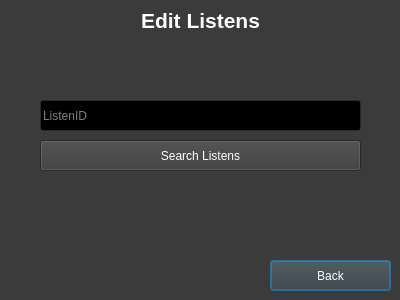
<?xml version="1.0" encoding="UTF-8"?>
<ui version="4.0">
 <class>editlistens</class>
 <widget class="QDialog" name="editlistens">
  <property name="geometry">
   <rect>
    <x>0</x>
    <y>0</y>
    <width>400</width>
    <height>300</height>
   </rect>
  </property>
  <property name="palette">
   <palette>
    <active>
     <colorrole role="WindowText">
      <brush brushstyle="SolidPattern">
       <color alpha="255">
        <red>255</red>
        <green>255</green>
        <blue>255</blue>
       </color>
      </brush>
     </colorrole>
     <colorrole role="Button">
      <brush brushstyle="SolidPattern">
       <color alpha="255">
        <red>59</red>
        <green>59</green>
        <blue>59</blue>
       </color>
      </brush>
     </colorrole>
     <colorrole role="Light">
      <brush brushstyle="SolidPattern">
       <color alpha="255">
        <red>88</red>
        <green>88</green>
        <blue>88</blue>
       </color>
      </brush>
     </colorrole>
     <colorrole role="Midlight">
      <brush brushstyle="SolidPattern">
       <color alpha="255">
        <red>73</red>
        <green>73</green>
        <blue>73</blue>
       </color>
      </brush>
     </colorrole>
     <colorrole role="Dark">
      <brush brushstyle="SolidPattern">
       <color alpha="255">
        <red>29</red>
        <green>29</green>
        <blue>29</blue>
       </color>
      </brush>
     </colorrole>
     <colorrole role="Mid">
      <brush brushstyle="SolidPattern">
       <color alpha="255">
        <red>39</red>
        <green>39</green>
        <blue>39</blue>
       </color>
      </brush>
     </colorrole>
     <colorrole role="Text">
      <brush brushstyle="SolidPattern">
       <color alpha="255">
        <red>255</red>
        <green>255</green>
        <blue>255</blue>
       </color>
      </brush>
     </colorrole>
     <colorrole role="BrightText">
      <brush brushstyle="SolidPattern">
       <color alpha="255">
        <red>255</red>
        <green>255</green>
        <blue>255</blue>
       </color>
      </brush>
     </colorrole>
     <colorrole role="ButtonText">
      <brush brushstyle="SolidPattern">
       <color alpha="255">
        <red>255</red>
        <green>255</green>
        <blue>255</blue>
       </color>
      </brush>
     </colorrole>
     <colorrole role="Base">
      <brush brushstyle="SolidPattern">
       <color alpha="255">
        <red>0</red>
        <green>0</green>
        <blue>0</blue>
       </color>
      </brush>
     </colorrole>
     <colorrole role="Window">
      <brush brushstyle="SolidPattern">
       <color alpha="255">
        <red>59</red>
        <green>59</green>
        <blue>59</blue>
       </color>
      </brush>
     </colorrole>
     <colorrole role="Shadow">
      <brush brushstyle="SolidPattern">
       <color alpha="255">
        <red>0</red>
        <green>0</green>
        <blue>0</blue>
       </color>
      </brush>
     </colorrole>
     <colorrole role="AlternateBase">
      <brush brushstyle="SolidPattern">
       <color alpha="255">
        <red>29</red>
        <green>29</green>
        <blue>29</blue>
       </color>
      </brush>
     </colorrole>
     <colorrole role="ToolTipBase">
      <brush brushstyle="SolidPattern">
       <color alpha="255">
        <red>255</red>
        <green>255</green>
        <blue>220</blue>
       </color>
      </brush>
     </colorrole>
     <colorrole role="ToolTipText">
      <brush brushstyle="SolidPattern">
       <color alpha="255">
        <red>0</red>
        <green>0</green>
        <blue>0</blue>
       </color>
      </brush>
     </colorrole>
    </active>
    <inactive>
     <colorrole role="WindowText">
      <brush brushstyle="SolidPattern">
       <color alpha="255">
        <red>255</red>
        <green>255</green>
        <blue>255</blue>
       </color>
      </brush>
     </colorrole>
     <colorrole role="Button">
      <brush brushstyle="SolidPattern">
       <color alpha="255">
        <red>59</red>
        <green>59</green>
        <blue>59</blue>
       </color>
      </brush>
     </colorrole>
     <colorrole role="Light">
      <brush brushstyle="SolidPattern">
       <color alpha="255">
        <red>88</red>
        <green>88</green>
        <blue>88</blue>
       </color>
      </brush>
     </colorrole>
     <colorrole role="Midlight">
      <brush brushstyle="SolidPattern">
       <color alpha="255">
        <red>73</red>
        <green>73</green>
        <blue>73</blue>
       </color>
      </brush>
     </colorrole>
     <colorrole role="Dark">
      <brush brushstyle="SolidPattern">
       <color alpha="255">
        <red>29</red>
        <green>29</green>
        <blue>29</blue>
       </color>
      </brush>
     </colorrole>
     <colorrole role="Mid">
      <brush brushstyle="SolidPattern">
       <color alpha="255">
        <red>39</red>
        <green>39</green>
        <blue>39</blue>
       </color>
      </brush>
     </colorrole>
     <colorrole role="Text">
      <brush brushstyle="SolidPattern">
       <color alpha="255">
        <red>255</red>
        <green>255</green>
        <blue>255</blue>
       </color>
      </brush>
     </colorrole>
     <colorrole role="BrightText">
      <brush brushstyle="SolidPattern">
       <color alpha="255">
        <red>255</red>
        <green>255</green>
        <blue>255</blue>
       </color>
      </brush>
     </colorrole>
     <colorrole role="ButtonText">
      <brush brushstyle="SolidPattern">
       <color alpha="255">
        <red>255</red>
        <green>255</green>
        <blue>255</blue>
       </color>
      </brush>
     </colorrole>
     <colorrole role="Base">
      <brush brushstyle="SolidPattern">
       <color alpha="255">
        <red>0</red>
        <green>0</green>
        <blue>0</blue>
       </color>
      </brush>
     </colorrole>
     <colorrole role="Window">
      <brush brushstyle="SolidPattern">
       <color alpha="255">
        <red>59</red>
        <green>59</green>
        <blue>59</blue>
       </color>
      </brush>
     </colorrole>
     <colorrole role="Shadow">
      <brush brushstyle="SolidPattern">
       <color alpha="255">
        <red>0</red>
        <green>0</green>
        <blue>0</blue>
       </color>
      </brush>
     </colorrole>
     <colorrole role="AlternateBase">
      <brush brushstyle="SolidPattern">
       <color alpha="255">
        <red>29</red>
        <green>29</green>
        <blue>29</blue>
       </color>
      </brush>
     </colorrole>
     <colorrole role="ToolTipBase">
      <brush brushstyle="SolidPattern">
       <color alpha="255">
        <red>255</red>
        <green>255</green>
        <blue>220</blue>
       </color>
      </brush>
     </colorrole>
     <colorrole role="ToolTipText">
      <brush brushstyle="SolidPattern">
       <color alpha="255">
        <red>0</red>
        <green>0</green>
        <blue>0</blue>
       </color>
      </brush>
     </colorrole>
    </inactive>
    <disabled>
     <colorrole role="WindowText">
      <brush brushstyle="SolidPattern">
       <color alpha="255">
        <red>29</red>
        <green>29</green>
        <blue>29</blue>
       </color>
      </brush>
     </colorrole>
     <colorrole role="Button">
      <brush brushstyle="SolidPattern">
       <color alpha="255">
        <red>59</red>
        <green>59</green>
        <blue>59</blue>
       </color>
      </brush>
     </colorrole>
     <colorrole role="Light">
      <brush brushstyle="SolidPattern">
       <color alpha="255">
        <red>88</red>
        <green>88</green>
        <blue>88</blue>
       </color>
      </brush>
     </colorrole>
     <colorrole role="Midlight">
      <brush brushstyle="SolidPattern">
       <color alpha="255">
        <red>73</red>
        <green>73</green>
        <blue>73</blue>
       </color>
      </brush>
     </colorrole>
     <colorrole role="Dark">
      <brush brushstyle="SolidPattern">
       <color alpha="255">
        <red>29</red>
        <green>29</green>
        <blue>29</blue>
       </color>
      </brush>
     </colorrole>
     <colorrole role="Mid">
      <brush brushstyle="SolidPattern">
       <color alpha="255">
        <red>39</red>
        <green>39</green>
        <blue>39</blue>
       </color>
      </brush>
     </colorrole>
     <colorrole role="Text">
      <brush brushstyle="SolidPattern">
       <color alpha="255">
        <red>29</red>
        <green>29</green>
        <blue>29</blue>
       </color>
      </brush>
     </colorrole>
     <colorrole role="BrightText">
      <brush brushstyle="SolidPattern">
       <color alpha="255">
        <red>255</red>
        <green>255</green>
        <blue>255</blue>
       </color>
      </brush>
     </colorrole>
     <colorrole role="ButtonText">
      <brush brushstyle="SolidPattern">
       <color alpha="255">
        <red>29</red>
        <green>29</green>
        <blue>29</blue>
       </color>
      </brush>
     </colorrole>
     <colorrole role="Base">
      <brush brushstyle="SolidPattern">
       <color alpha="255">
        <red>59</red>
        <green>59</green>
        <blue>59</blue>
       </color>
      </brush>
     </colorrole>
     <colorrole role="Window">
      <brush brushstyle="SolidPattern">
       <color alpha="255">
        <red>59</red>
        <green>59</green>
        <blue>59</blue>
       </color>
      </brush>
     </colorrole>
     <colorrole role="Shadow">
      <brush brushstyle="SolidPattern">
       <color alpha="255">
        <red>0</red>
        <green>0</green>
        <blue>0</blue>
       </color>
      </brush>
     </colorrole>
     <colorrole role="AlternateBase">
      <brush brushstyle="SolidPattern">
       <color alpha="255">
        <red>59</red>
        <green>59</green>
        <blue>59</blue>
       </color>
      </brush>
     </colorrole>
     <colorrole role="ToolTipBase">
      <brush brushstyle="SolidPattern">
       <color alpha="255">
        <red>255</red>
        <green>255</green>
        <blue>220</blue>
       </color>
      </brush>
     </colorrole>
     <colorrole role="ToolTipText">
      <brush brushstyle="SolidPattern">
       <color alpha="255">
        <red>0</red>
        <green>0</green>
        <blue>0</blue>
       </color>
      </brush>
     </colorrole>
    </disabled>
   </palette>
  </property>
  <property name="windowTitle">
   <string>Edit Listens</string>
  </property>
  <widget class="QLabel" name="label">
   <property name="geometry">
    <rect>
     <x>0</x>
     <y>0</y>
     <width>401</width>
     <height>41</height>
    </rect>
   </property>
   <property name="text">
    <string>&lt;html&gt;&lt;head/&gt;&lt;body&gt;&lt;p align=&quot;center&quot;&gt;&lt;span style=&quot; font-size:16pt; font-weight:600;&quot;&gt;Edit Listens&lt;/span&gt;&lt;/p&gt;&lt;/body&gt;&lt;/html&gt;</string>
   </property>
  </widget>
  <widget class="QPushButton" name="backbutton">
   <property name="geometry">
    <rect>
     <x>270</x>
     <y>260</y>
     <width>121</width>
     <height>31</height>
    </rect>
   </property>
   <property name="styleSheet">
    <string notr="true">font: 14pt &quot;Verdana&quot;;</string>
   </property>
   <property name="text">
    <string>Back</string>
   </property>
  </widget>
  <widget class="QPushButton" name="searchbutton">
   <property name="geometry">
    <rect>
     <x>40</x>
     <y>140</y>
     <width>321</width>
     <height>31</height>
    </rect>
   </property>
   <property name="styleSheet">
    <string notr="true">font: 14pt &quot;Verdana&quot;;</string>
   </property>
   <property name="text">
    <string>Search Listens</string>
   </property>
  </widget>
  <widget class="QLineEdit" name="listenidbox">
   <property name="geometry">
    <rect>
     <x>40</x>
     <y>100</y>
     <width>321</width>
     <height>31</height>
    </rect>
   </property>
   <property name="styleSheet">
    <string notr="true">font: 14pt &quot;Verdana&quot;;</string>
   </property>
   <property name="text">
    <string/>
   </property>
   <property name="placeholderText">
    <string>ListenID</string>
   </property>
  </widget>
 </widget>
 <resources/>
 <connections>
  <connection>
   <sender>searchbutton</sender>
   <signal>clicked()</signal>
   <receiver>editlistens</receiver>
   <slot>search()</slot>
   <hints>
    <hint type="sourcelabel">
     <x>90</x>
     <y>151</y>
    </hint>
    <hint type="destinationlabel">
     <x>80</x>
     <y>214</y>
    </hint>
   </hints>
  </connection>
  <connection>
   <sender>backbutton</sender>
   <signal>clicked()</signal>
   <receiver>editlistens</receiver>
   <slot>back()</slot>
   <hints>
    <hint type="sourcelabel">
     <x>322</x>
     <y>284</y>
    </hint>
    <hint type="destinationlabel">
     <x>244</x>
     <y>231</y>
    </hint>
   </hints>
  </connection>
 </connections>
 <slots>
  <slot>search()</slot>
  <slot>back()</slot>
 </slots>
</ui>
